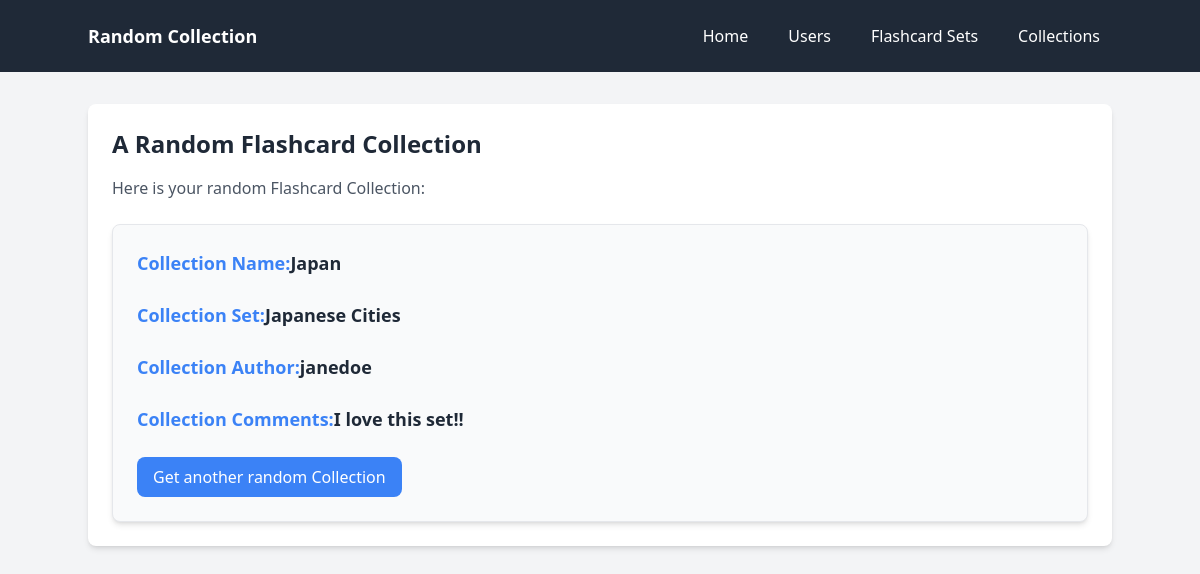
/randomcollection, run on the app's committed database.
### flashcards/models.py (models this page shows, shortened)
class Collection(models.Model):
      name = models.CharField(max_length=200, default=None, null=True, blank=True)
      comment = models.ForeignKey(Comment, default=None, null=True, blank=True, on_delete=models.CASCADE, related_name='collection')
      flashcardset = models.ForeignKey(FlashcardSet, on_delete=models.CASCADE, default=None, null=True, blank=True, related_name='collection')
      author = models.ForeignKey(User, default=None, null=True, blank=True, on_delete=models.CASCADE, related_name='collection')

class FlashcardSet(models.Model):
      name = models.CharField(max_length=100)
      created_at = models.DateTimeField(auto_now_add=True)
      updated_at = models.DateTimeField(auto_now=True)
      author = models.ForeignKey(User, default=None, on_delete=models.CASCADE, related_name='flashcard_set')

class User(models.Model):
      username = models.CharField(max_length=100)
      admin = models.BooleanField(default=False)
      password = models.CharField(max_length=100)

class Comment(models.Model):
      comment = models.CharField(max_length=200)
      author = models.ForeignKey(User, on_delete=models.CASCADE)
      flashcardset = models.ForeignKey(FlashcardSet, default=None, null=True, blank=True, on_delete=models.CASCADE, related_name='comments')

### flashcards/core/views.py (the view)
# urls.py: path("randomcollection", core_views.random_collection, name='random_collection'),
def random_collection(request):
    collections = Collection.objects.all()
    random_col = random.choice(collections) if collections else None
    return render(request, 'random_collection.html', {'collection': random_col})

### flashcards/templates/random_collection.html (shortened to what this page needs)
{% load django_browser_reload %}
{% load static %}
<!doctype html>
<html lang="en">
    <head>
        <script src="https://cdn.tailwindcss.com"></script>
    </head>
    <body class="bg-gray-100">
        <nav class="bg-gray-800 text-white p-4">
            <div class="container mx-auto flex items-center justify-between">
                <div class="text-lg font-bold">Random Collection</div>
                <div class="flex space-x-4">
                    <a href="homepage" class="hover:bg-gray-700 px-3 py-2 rounded">Home</a>
                    <a href="userhub" class="hover:bg-gray-700 px-3 py-2 rounded">Users</a>
                    <a href="sethub" class="hover:bg-gray-700 px-3 py-2 rounded">Flashcard Sets</a>
                    <a href="collectionhub" class="over:bg-gray-700 px-3 py-2 rounded">Collections</a>
                </div>
            </div>
        </nav>
        <div class="container mx-auto mt-8 bg-white shadow-md rounded-lg p-6">
            <h1 class="text-2xl font-bold text-gray-800 mb-4">
                A Random Flashcard Collection
            </h1>
            <h2 class="text-gray-600 mb-6">
                Here is your random Flashcard Collection:
            </h2>
                {% if collection %}
                    <div class="space-y-6 p-6 bg-gray-50 border border-gray-200 rounded-lg shadow-md">
                        <h3 class="text-lg font-semibold text-gray-800"><strong class="text-blue-500">Collection Name:</strong>{{collection.name}}</h3>
                        <h3 class="text-lg font-semibold text-gray-800"><strong class="text-blue-500">Collection Set:</strong>{{collection.flashcardset.name}}</h3>
                        <h3 class="text-lg font-semibold text-gray-800"><strong class="text-blue-500">Collection Author:</strong>{{collection.author.username}}</h3>
                        <h3 class="text-lg font-semibold text-gray-800"><strong class="text-blue-500">Collection Comments:</strong>{{collection.comment.comment}}</h3>
                        <a href="/randomcollection" class="inline-block bg-blue-500 hover:bg-blue-600 text-white font-medium px-4 py-2 rounded-lg mt-4 transition">Get another random Collection</a>
                {% else %}
                    <p class="text-red-600 font-bold">No Collections found.</p>
                {% endif %}
        </div>
    </body>
</html>

### data on the page
Collection: name "Japan", flashcardset.name "Japanese Cities", author.username "janedoe", comment.comment "I love this set!!"
